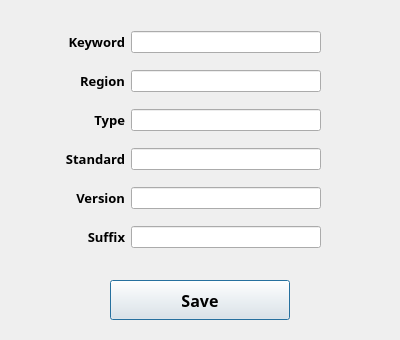
<?xml version="1.0" encoding="UTF-8"?>
<ui version="4.0">
 <class>Dialog</class>
 <widget class="QDialog" name="Dialog">
  <property name="geometry">
   <rect>
    <x>0</x>
    <y>0</y>
    <width>400</width>
    <height>340</height>
   </rect>
  </property>
  <property name="windowTitle">
   <string>Add  keywords</string>
  </property>
  <property name="windowIcon">
   <iconset>
    <normaloff>imgs/add.png</normaloff>imgs/add.png</iconset>
  </property>
  <widget class="QPushButton" name="btn_save">
   <property name="geometry">
    <rect>
     <x>110</x>
     <y>280</y>
     <width>180</width>
     <height>40</height>
    </rect>
   </property>
   <property name="font">
    <font>
     <family>等线</family>
     <pointsize>12</pointsize>
     <weight>75</weight>
     <bold>true</bold>
    </font>
   </property>
   <property name="text">
    <string>Save</string>
   </property>
   <property name="icon">
    <iconset>
     <normalon>imgs/save.png</normalon>
    </iconset>
   </property>
  </widget>
  <widget class="QWidget" name="layoutWidget">
   <property name="geometry">
    <rect>
     <x>30</x>
     <y>20</y>
     <width>291</width>
     <height>241</height>
    </rect>
   </property>
   <layout class="QGridLayout" name="gridLayout" columnstretch="1,2,3,3">
    <item row="4" column="2" colspan="2">
     <widget class="QLineEdit" name="line_version"/>
    </item>
    <item row="5" column="2" colspan="2">
     <widget class="QLineEdit" name="line_suffix"/>
    </item>
    <item row="4" column="0" colspan="2">
     <widget class="QLabel" name="label_5">
      <property name="font">
       <font>
        <family>等线</family>
        <pointsize>10</pointsize>
        <weight>75</weight>
        <bold>true</bold>
       </font>
      </property>
      <property name="text">
       <string>Version</string>
      </property>
      <property name="alignment">
       <set>Qt::AlignRight|Qt::AlignTrailing|Qt::AlignVCenter</set>
      </property>
     </widget>
    </item>
    <item row="0" column="0" colspan="2">
     <widget class="QLabel" name="label">
      <property name="font">
       <font>
        <family>等线</family>
        <pointsize>10</pointsize>
        <weight>75</weight>
        <bold>true</bold>
       </font>
      </property>
      <property name="layoutDirection">
       <enum>Qt::LeftToRight</enum>
      </property>
      <property name="text">
       <string>Keyword</string>
      </property>
      <property name="alignment">
       <set>Qt::AlignRight|Qt::AlignTrailing|Qt::AlignVCenter</set>
      </property>
     </widget>
    </item>
    <item row="2" column="0" colspan="2">
     <widget class="QLabel" name="label_3">
      <property name="font">
       <font>
        <family>等线</family>
        <pointsize>10</pointsize>
        <weight>75</weight>
        <bold>true</bold>
       </font>
      </property>
      <property name="text">
       <string>Type</string>
      </property>
      <property name="alignment">
       <set>Qt::AlignRight|Qt::AlignTrailing|Qt::AlignVCenter</set>
      </property>
     </widget>
    </item>
    <item row="3" column="0" colspan="2">
     <widget class="QLabel" name="label_4">
      <property name="font">
       <font>
        <family>等线</family>
        <pointsize>10</pointsize>
        <weight>75</weight>
        <bold>true</bold>
       </font>
      </property>
      <property name="text">
       <string>Standard</string>
      </property>
      <property name="alignment">
       <set>Qt::AlignRight|Qt::AlignTrailing|Qt::AlignVCenter</set>
      </property>
     </widget>
    </item>
    <item row="0" column="2" colspan="2">
     <widget class="QLineEdit" name="line_keyword"/>
    </item>
    <item row="1" column="2" colspan="2">
     <widget class="QLineEdit" name="line_region"/>
    </item>
    <item row="3" column="2" colspan="2">
     <widget class="QLineEdit" name="line_standard"/>
    </item>
    <item row="1" column="0" colspan="2">
     <widget class="QLabel" name="label_2">
      <property name="font">
       <font>
        <family>等线</family>
        <pointsize>10</pointsize>
        <weight>75</weight>
        <bold>true</bold>
       </font>
      </property>
      <property name="layoutDirection">
       <enum>Qt::RightToLeft</enum>
      </property>
      <property name="text">
       <string>Region</string>
      </property>
      <property name="alignment">
       <set>Qt::AlignRight|Qt::AlignTrailing|Qt::AlignVCenter</set>
      </property>
     </widget>
    </item>
    <item row="5" column="0" colspan="2">
     <widget class="QLabel" name="label_6">
      <property name="font">
       <font>
        <family>等线</family>
        <pointsize>10</pointsize>
        <weight>75</weight>
        <bold>true</bold>
       </font>
      </property>
      <property name="text">
       <string>Suffix</string>
      </property>
      <property name="alignment">
       <set>Qt::AlignRight|Qt::AlignTrailing|Qt::AlignVCenter</set>
      </property>
     </widget>
    </item>
    <item row="2" column="2" colspan="2">
     <widget class="QLineEdit" name="line_type"/>
    </item>
   </layout>
  </widget>
 </widget>
 <tabstops>
  <tabstop>line_keyword</tabstop>
  <tabstop>line_region</tabstop>
  <tabstop>line_type</tabstop>
  <tabstop>line_standard</tabstop>
  <tabstop>line_version</tabstop>
  <tabstop>line_suffix</tabstop>
  <tabstop>btn_save</tabstop>
 </tabstops>
 <resources/>
 <connections/>
</ui>
